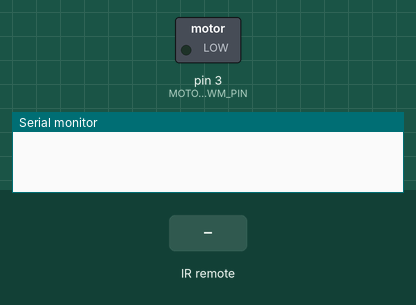
A sketch run on a simulated Arduino Uno, built with avr-gcc and run on an emulated ATmega328P. On the bench: switched loads named in the sketch (green lamp = pin HIGH), the last lines printed to the serial monitor. The inputs (shaded band) are chosen by the test bench.

Above: at 1.2 s.
1.3 s: infrared code 0xBA45FF00 received
At 2.5 s:
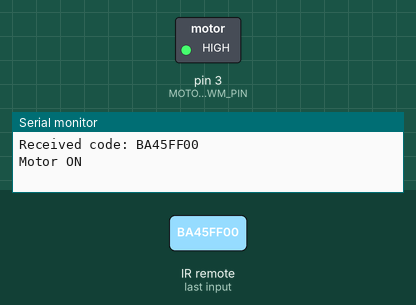
2.8 s: infrared code 0xF30CFF00 received
At 3.6 s:
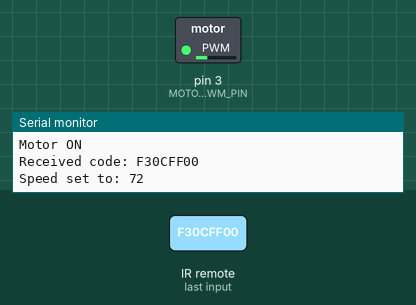
4.3 s: infrared code 0xF708FF00 received
At 4.8 s:
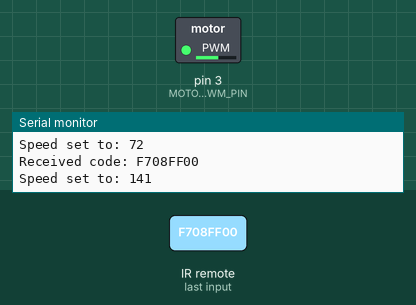
5.8 s: infrared code 0xBD42FF00 received
At 7.1 s:
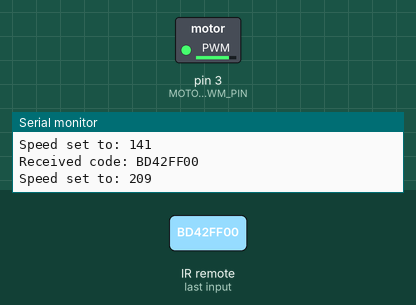
Timing chart, 0 to 8.3 s (numbered marks = the images above; inputs shaded):
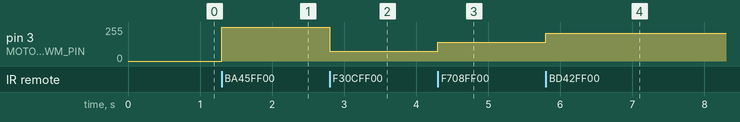

Measured:
- after the input at 1.3 s, pin 3 (MOTOR_PWM_PIN): 0/255 → 255/255 at once
- after the input at 2.8 s, pin 3 (MOTOR_PWM_PIN): 255/255 → 72/255 at once
- after the input at 4.3 s, pin 3 (MOTOR_PWM_PIN): 72/255 → 141/255 at once
- after the input at 5.8 s, pin 3 (MOTOR_PWM_PIN): 141/255 → 209/255 at once

The sketch:

remoteControlDCMotor.ino
```cpp
#include <IRremote.hpp>

#define IR_RECEIVE_PIN 2      // IR receiver pin
#define MOTOR_PWM_PIN 3       // Motor control pin (to transistor base via resistor)

bool motorOn = false;
int motorSpeed = 255;         // Default speed (max)

// Define IR remote button codes (you'll need to update these based on your remote)
#define IR_CODE_POWER  0xBA45FF00
#define IR_CODE_0      0xE916FF00
#define IR_CODE_1      0xF30CFF00
#define IR_CODE_2      0xE718FF00
#define IR_CODE_3      0xA15EFF00
#define IR_CODE_4      0xF708FF00
#define IR_CODE_5      0xE31CFF00
#define IR_CODE_6      0xA55AFF00
#define IR_CODE_7      0xBD42FF00
#define IR_CODE_8      0xAD52FF00
#define IR_CODE_9      0xB54AFF00


void setup() {
  Serial.begin(115200);
  IrReceiver.begin(IR_RECEIVE_PIN, ENABLE_LED_FEEDBACK);
  pinMode(MOTOR_PWM_PIN, OUTPUT);
  analogWrite(MOTOR_PWM_PIN, 0); // Start with motor off
}

unsigned long lastValidTime = 0;
const unsigned long debounceDelay = 200; // 200ms debounce delay

void loop() {
  if (IrReceiver.decode()) {
    unsigned long now = millis();
    unsigned long irCode = IrReceiver.decodedIRData.decodedRawData;

    // Filter out repeat or noise codes
    if (irCode == 0 || irCode == 0xFFFFFFFF) {
      IrReceiver.resume();
      return;
    }

    // Debounce: avoid reacting to rapid multiple triggers
    if (now - lastValidTime < debounceDelay) {
      IrReceiver.resume();
      return;
    }
    lastValidTime = now;

    Serial.print("Received code: ");
    Serial.println(irCode, HEX);

    // Handle IR codes
    switch (irCode) {
      case IR_CODE_POWER:
        motorOn = !motorOn;
        Serial.println(motorOn ? "Motor ON" : "Motor OFF");
        break;

      case IR_CODE_0: setSpeed(0); break;
      case IR_CODE_1: setSpeed(1); break;
      case IR_CODE_2: setSpeed(2); break;
      case IR_CODE_3: setSpeed(3); break;
      case IR_CODE_4: setSpeed(4); break;
      case IR_CODE_5: setSpeed(5); break;
      case IR_CODE_6: setSpeed(6); break;
      case IR_CODE_7: setSpeed(7); break;
      case IR_CODE_8: setSpeed(8); break;
      case IR_CODE_9: setSpeed(9); break;
    }

    // Update motor state
    if (motorOn) {
      analogWrite(MOTOR_PWM_PIN, motorSpeed);
    } else {
      analogWrite(MOTOR_PWM_PIN, 0); // Motor off
    }

    IrReceiver.resume(); // Ready for next signal
  }
}


// Map digit (0–9) to PWM value (50–255)
void setSpeed(int digit) {
  if (digit < 0 || digit > 9) return;

  // Map 0–9 to speed range 50–255
  motorSpeed = map(digit, 0, 9, 50, 255);
  Serial.print("Speed set to: ");
  Serial.println(motorSpeed);
}
```
